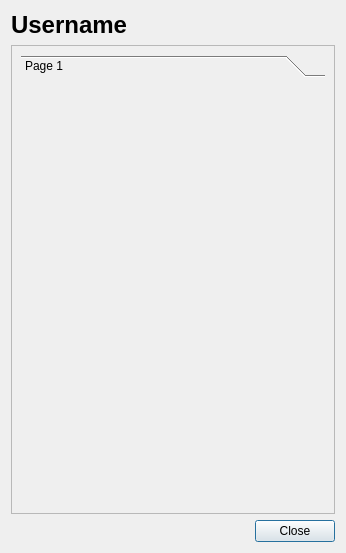
<?xml version="1.0" encoding="UTF-8"?>
<ui version="4.0">
 <class>FoeUserEditDlg</class>
 <widget class="QDialog" name="FoeUserEditDlg">
  <property name="geometry">
   <rect>
    <x>0</x>
    <y>0</y>
    <width>346</width>
    <height>553</height>
   </rect>
  </property>
  <property name="minimumSize">
   <size>
    <width>346</width>
    <height>553</height>
   </size>
  </property>
  <property name="windowTitle">
   <string>Edit user %1 - %2</string>
  </property>
  <layout class="QVBoxLayout" name="verticalLayout_2">
   <item>
    <widget class="QLabel" name="username_label">
     <property name="font">
      <font>
       <pointsize>18</pointsize>
       <weight>75</weight>
       <bold>true</bold>
      </font>
     </property>
     <property name="text">
      <string>Username</string>
     </property>
    </widget>
   </item>
   <item>
    <widget class="QFrame" name="frame">
     <property name="frameShape">
      <enum>QFrame::StyledPanel</enum>
     </property>
     <property name="frameShadow">
      <enum>QFrame::Raised</enum>
     </property>
     <layout class="QVBoxLayout" name="verticalLayout">
      <item>
       <widget class="QToolBox" name="toolBox">
        <property name="currentIndex">
         <number>0</number>
        </property>
        <widget class="QWidget" name="page">
         <property name="geometry">
          <rect>
           <x>0</x>
           <y>0</y>
           <width>308</width>
           <height>425</height>
          </rect>
         </property>
         <attribute name="label">
          <string notr="true">Page 1</string>
         </attribute>
        </widget>
       </widget>
      </item>
     </layout>
    </widget>
   </item>
   <item>
    <widget class="QDialogButtonBox" name="buttonBox">
     <property name="orientation">
      <enum>Qt::Horizontal</enum>
     </property>
     <property name="standardButtons">
      <set>QDialogButtonBox::Close</set>
     </property>
    </widget>
   </item>
  </layout>
 </widget>
 <resources/>
 <connections>
  <connection>
   <sender>buttonBox</sender>
   <signal>accepted()</signal>
   <receiver>FoeUserEditDlg</receiver>
   <slot>accept()</slot>
   <hints>
    <hint type="sourcelabel">
     <x>248</x>
     <y>254</y>
    </hint>
    <hint type="destinationlabel">
     <x>157</x>
     <y>274</y>
    </hint>
   </hints>
  </connection>
  <connection>
   <sender>buttonBox</sender>
   <signal>rejected()</signal>
   <receiver>FoeUserEditDlg</receiver>
   <slot>reject()</slot>
   <hints>
    <hint type="sourcelabel">
     <x>316</x>
     <y>260</y>
    </hint>
    <hint type="destinationlabel">
     <x>286</x>
     <y>274</y>
    </hint>
   </hints>
  </connection>
 </connections>
</ui>
